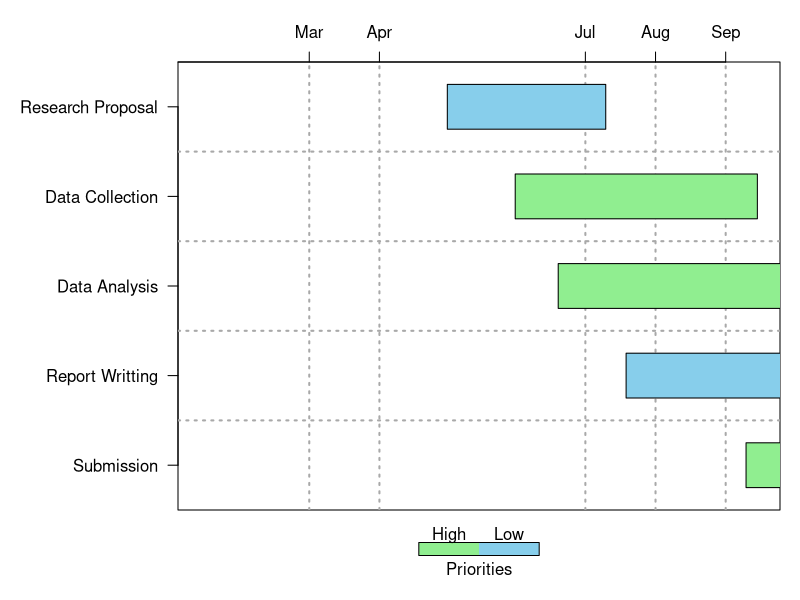
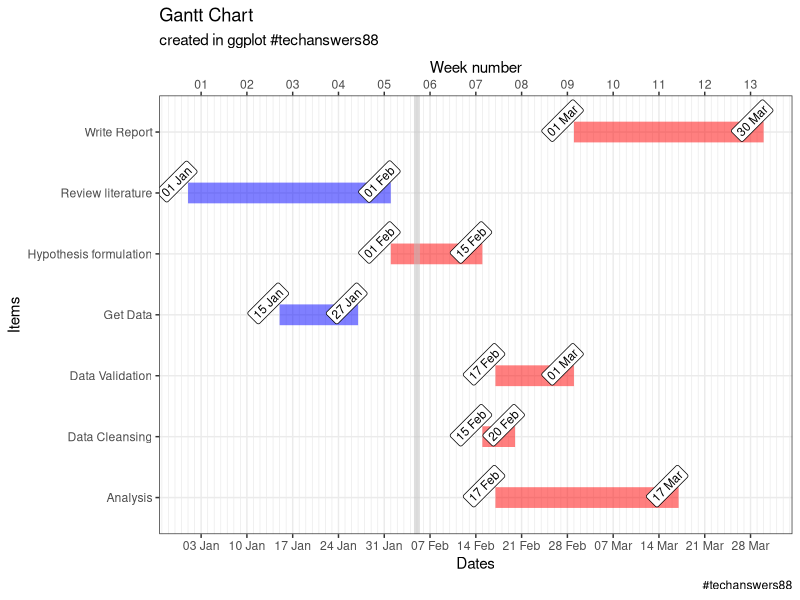
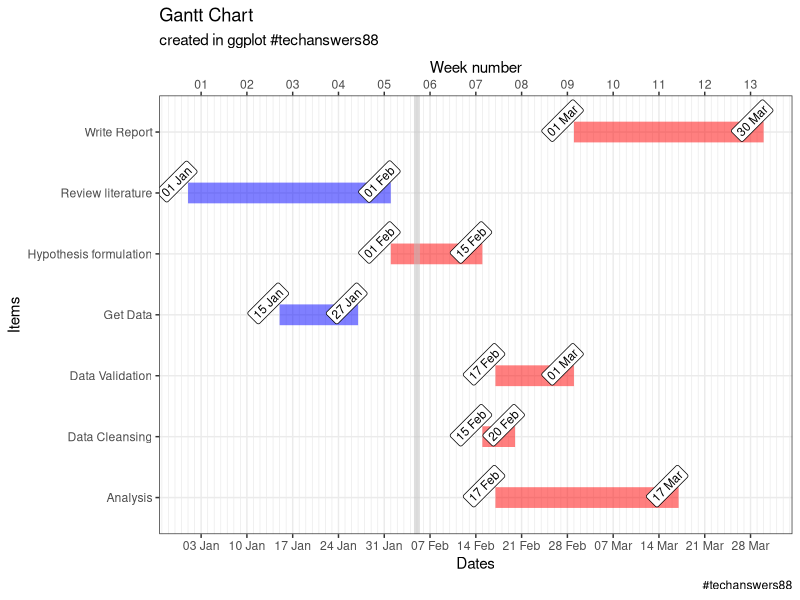
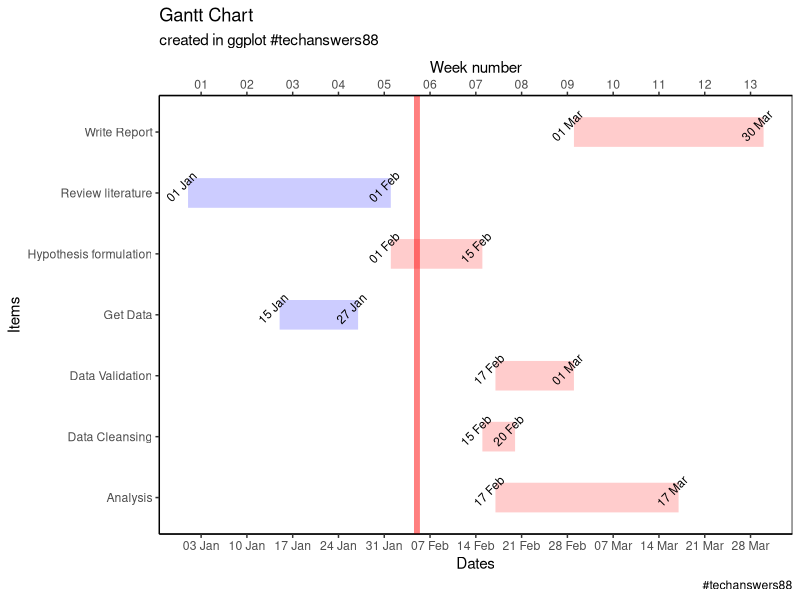
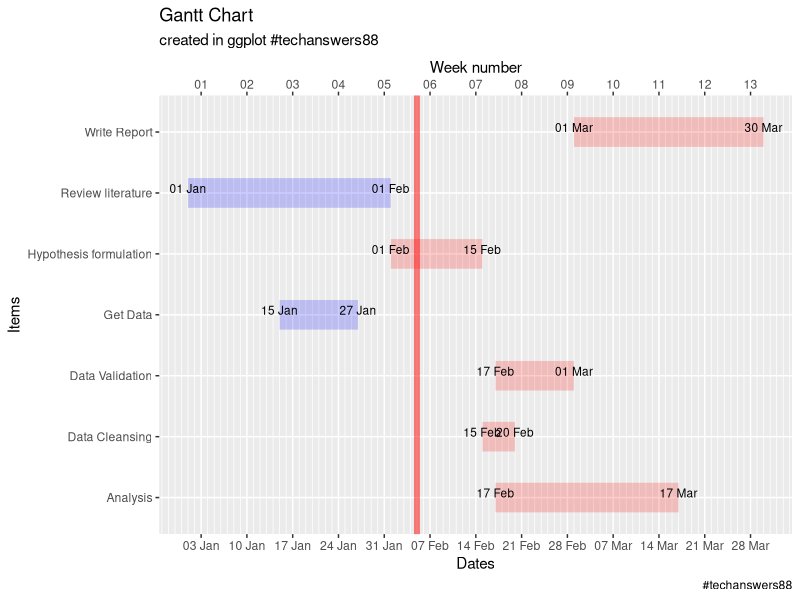
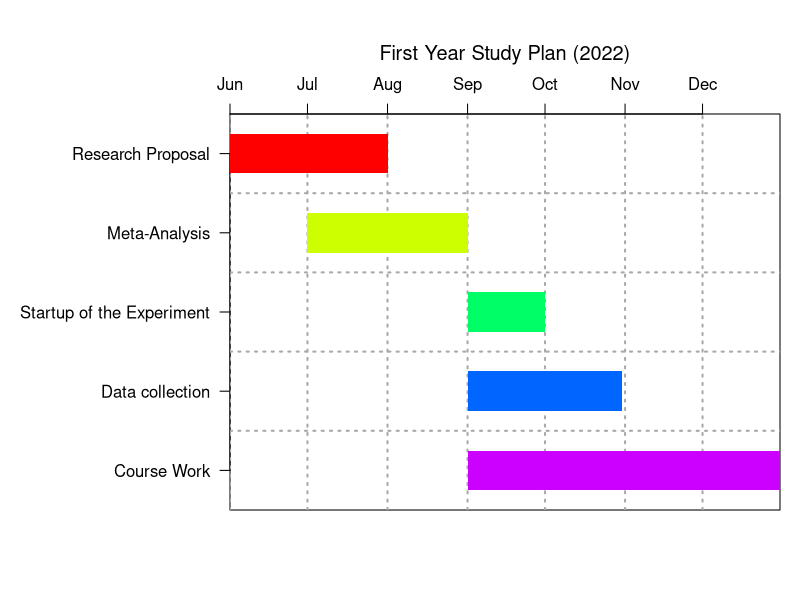
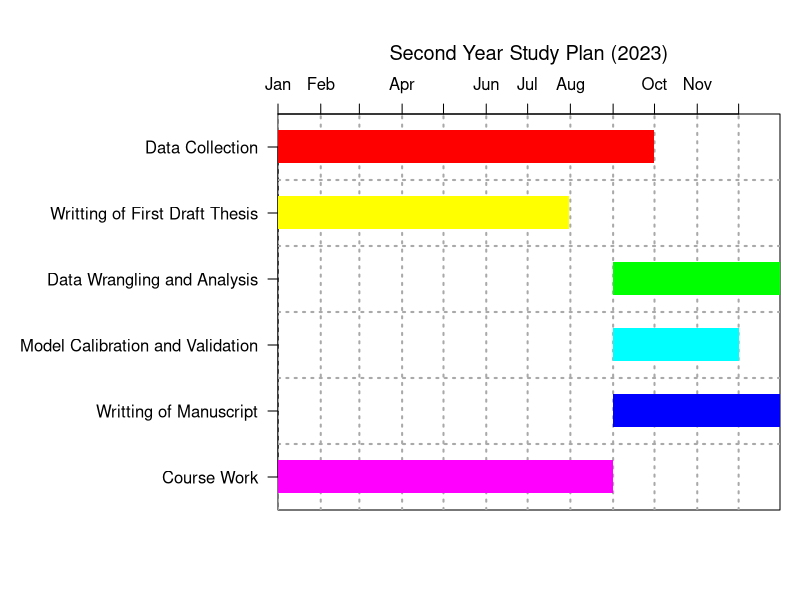
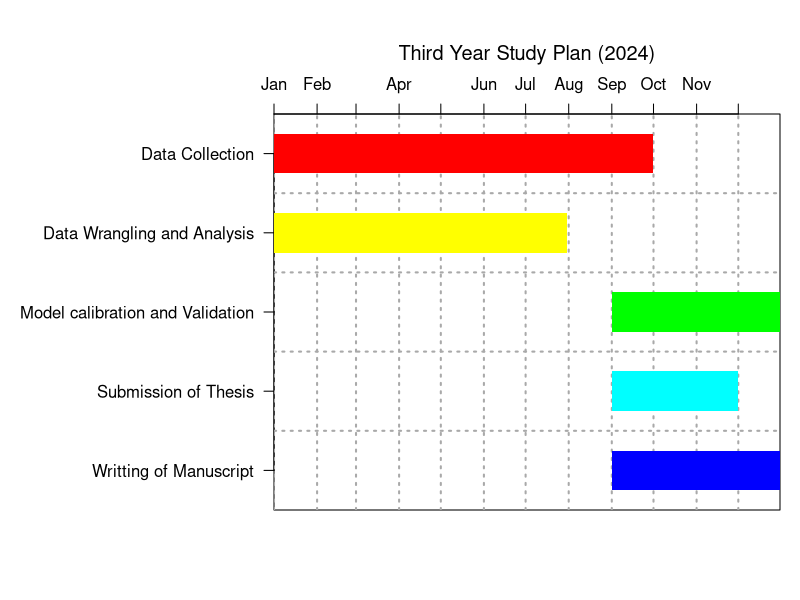

Write R code to recreate these figures, in order.
# Gant chart in R

library(plotrix)
library(lubridate)

task = list(labels=c('Research Proposal','Data Collection',
                     'Data Analysis','Report Writting','Submission'),
            starts=ymd(c('2022-05-01','2022-05-31','2022-06-19','2022-07-19','2022-09-10')),
            ends=ymd(c('2022-07-10','2022-09-15','2022-10-11','2022-12-02','2022-10-13')),
            priorities=c(2,1,1,2,1))


# Vertical grid position

vgridpos=ymd(c('2022-01-01','2022-03-01','2022-04-01','2022-07-01','2022-08-01','2022-09-01'))

# Vertical grid labels

vgridlab=c('Jan','Mar','Apr','Jul','Aug','Sep')

gantt.chart(x = task,vgridpos = vgridpos,vgridlab = vgridlab,hgrid = TRUE,priority.legend = TRUE,xlim = ymd(as.Date(c('2022-01-02','2022-09-25'))),
            taskcolors = c('lightgreen','skyblue'),border.col = 'black')



###########################################################################
###########################################################################
###                                                                     ###
###                           GANT CHART IN R                           ###
###                                                                     ###
###########################################################################
###########################################################################


# GGPLOT GANTT CHART
library(ggplot2)
library(tidyr)
library(lubridate)

df <- data.frame(Stage = c("Review literature" , "Hypothesis formulation"
                           , "Get Data"          , "Data Cleansing"
                           , "Data Validation"   , "Analysis"
                           ,"Write Report")
                 , Start = c("2022-01-01"      ,"2022-02-01"
                             ,"2022-01-15"        ,"2022-02-15"
                             ,"2022-02-17"        , "2022-02-17"
                             , "2022-03-01")

                 ,End = c("2022-02-01"         ,"2022-02-15"
                          ,"2022-01-27"        ,"2022-02-20"
                          ,"2022-03-01"        , "2022-03-17"
                          , "2022-03-30")
                 , Complete = c(TRUE, FALSE,TRUE, FALSE, FALSE, FALSE, FALSE))





df$Start <- ymd(df$Start)
df$End <- ymd(df$End)



df.melt <- df%>%
  tidyr::pivot_longer(col = c(Start,End))


today <- as.Date('2022-02-05')


# First Chart

pl <- ggplot(df.melt, aes(x = value, y = Stage, colour = Complete ))
pl <- pl + geom_line( alpha = 0.5, size = 7)
pl <- pl + geom_label(aes(label = format(value, "%d %b")), vjust = -0.5, angle = 45, size = 3, color = "black")
pl <- pl + theme_bw()
pl <- pl + geom_vline(xintercept = today, color = "grey", size = 2, alpha = 0.5)
pl <- pl + labs(title = "Gantt Chart")
pl <- pl + labs(subtitle = "created in ggplot #techanswers88")
pl <- pl + labs(caption = "#techanswers88")
pl <- pl + labs(x = "Date")
pl <- pl + labs(y = "Items")
pl <- pl + scale_color_manual(values = c("red", "blue"))
pl <- pl + theme(legend.position = "none")
pl <- pl + scale_x_date(name = "Dates"
                        ,  date_labels = "%d %b"
                        ,  date_breaks = "1 week"
                        , minor_breaks = "1 day"
                        ,  sec.axis =  dup_axis(name = "Week number",labels = scales::date_format('%W')))

pl


# Second Chart

pl <- ggplot(df.melt, aes(x = value, y = Stage, colour = Complete ))
pl <- pl + geom_line( alpha = 0.5, size = 7)
pl <- pl + geom_label(aes(label = format(value, "%d %b")), vjust = -0.5, angle = 45, size = 3, color = "black")
pl <- pl + theme_bw()
pl <- pl + geom_vline(xintercept = today, color = "grey", size = 2, alpha = 0.5)
pl <- pl + labs(title = "Gantt Chart")
pl <- pl + labs(subtitle = "created in ggplot #techanswers88")
pl <- pl + labs(caption = "#techanswers88")
pl <- pl + labs(x = "Date")
pl <- pl + labs(y = "Items")
pl <- pl + scale_color_manual(values = c("red", "blue"))
pl <- pl + theme(legend.position = "none")
pl <- pl + scale_x_date(name = "Dates"
                        ,  date_labels = "%d %b"
                        ,  date_breaks = "1 week"
                        , minor_breaks = "1 day"
                        ,  sec.axis =  dup_axis(name = "Week number",labels = scales::date_format('%W')))

pl


# Third Chart

pl <- ggplot(df.melt, aes(x = value, y = Stage, colour = Complete ))
pl <- pl + geom_line( alpha = 0.2, size = 10)
pl <- pl + geom_text(aes(label = format(value, "%d %b")), vjust = -0.5, angle = 45, size = 3, color = "black")
pl <- pl +   theme_classic()
pl <- pl + geom_vline(xintercept = today, color = "red", size = 2, alpha = 0.5)
pl <- pl + labs(title = "Gantt Chart")
pl <- pl + labs(subtitle = "created in ggplot #techanswers88")
pl <- pl + labs(caption = "#techanswers88")
pl <- pl + labs(x = "Date")
pl <- pl + labs(y = "Items")
pl <- pl + scale_color_manual(values = c("red", "blue"))
pl <- pl + theme(legend.position = "none")
pl <- pl + theme(panel.background = element_rect(color = "black"))
pl <- pl + scale_x_date(name = "Dates"
                        ,  date_labels = "%d %b"
                        ,  date_breaks = "1 week"
                        , minor_breaks = "1 day"
                        ,  sec.axis =  dup_axis(name = "Week number",labels = scales::date_format('%W')))

pl


# Fourt Chart

pl <- ggplot(df.melt, aes(x = value, y = Stage, colour = Complete ))
pl <- pl + geom_line( alpha = 0.2, size = 10)
pl <- pl + geom_text(aes(label = format(value, "%d %b")), vjust = 0, angle = 0, size = 3, color = "black")
pl <- pl +  theme_gray()
pl <- pl + geom_vline(xintercept = today, color = "red", size = 2, alpha = 0.5)
pl <- pl + labs(title = "Gantt Chart")
pl <- pl + labs(subtitle = "created in ggplot #techanswers88")
pl <- pl + labs(caption = "#techanswers88")
pl <- pl + labs(x = "Date")
pl <- pl + labs(y = "Items")
pl <- pl + scale_color_manual(values = c("red", "blue"))
pl <- pl + theme(legend.position = "none")
pl <- pl + scale_x_date(name = "Dates"
                        ,  date_labels = "%d %b"
                        ,  date_breaks = "1 week"
                        , minor_breaks = "1 day"
                        ,  sec.axis =  dup_axis(name = "Week number",labels = scales::date_format('%W')))

pl


# How to save to power-point file

library(officer)
#
# my_pres <- read_pptx()
#
# my_pres <- add_slide(my_pres, layout = "Title and Content", master = "Office Theme")
# my_pres <- ph_with(x = my_pres, value = pl1,location = ph_location_fullsize() )
# print(my_pres, target = "e:/tmp/gantt charts in ggplot.pptx")  # give your folder location and file name









# Example

# First Year Study Plan

library(plotrix)
library(tidyverse)

set.seed(123)

Ymd.format<-"%Y/%m/%d"

gantt.info<-list(labels=
                   c("Research Proposal","Meta-Analysis",'Startup of the Experiment',"Data collection",'Course Work'),
                 starts=
                   as.POSIXct(strptime(
                     c("2022/06/01","2022/07/01","2022/09/01","2022/09/01","2022/09/01"),
                     format=Ymd.format)),
                 ends=
                   as.POSIXct(strptime(
                     c("2022/08/01","2022/09/01","2022/10/01","2022/10/31","2022/12/31"),
                     format=Ymd.format)),
                 priorities=c(1,2,3,4,5))


vgridpos<-as.POSIXct(strptime(c("2022/01/01","2022/02/01","2022/03/01",
                                "2022/04/01","2022/05/01","2022/06/01","2022/07/01","2022/08/01",
                                "2022/09/01","2022/10/01","2022/11/01","2022/12/01"),format=Ymd.format))


vgridlab<-
  c("Jan","Feb","Mar","Apr","May","Jun","Jul","Aug","Sep","Oct","Nov","Dec")


gantt.chart(gantt.info,main="First Year Study Plan (2022)",
            priority.legend=FALSE,vgridpos=vgridpos,vgridlab=vgridlab,hgrid=TRUE)


# Second Year Study Plan

set.seed(123)


Ymd.format<-"%Y/%m/%d"
gantt.info<-list(labels=
                   c("Data Collection","Writting of First Draft Thesis","Data Wrangling and Analysis","Model Calibration and Validation","Writting of Manuscript","Course Work"),
                 starts=
                   as.POSIXct(strptime(
                     c("2022/01/01","2022/01/01","2022/09/01","2022/09/01","2022/09/01","2022/01/01"),
                     format=Ymd.format)),
                 ends=
                   as.POSIXct(strptime(
                     c("2022/10/01","2022/07/31","2022/12/31","2022/12/01","2022/12/31","2022/09/01"),
                     format=Ymd.format)),
                 priorities=c(1,2,3,4,5,6))


vgridpos<-as.POSIXct(strptime(c("2022/01/01","2022/02/01","2022/03/01",
                                "2022/04/01","2022/05/01","2022/06/01","2022/07/01","2022/08/01",
                                "2022/09/01","2022/10/01","2022/11/01","2022/12/01"),format=Ymd.format))


vgridlab<-
  c("Jan","Feb","Mar","Apr","May","Jun","Jul","Aug","Sep","Oct","Nov","Dec")


gantt.chart(gantt.info,main="Second Year Study Plan (2023)",
            priority.legend=FALSE,vgridpos=vgridpos,vgridlab=vgridlab,hgrid=TRUE)



# Third Year Plan

set.seed(123)

Ymd.format<-"%Y/%m/%d"
gantt.info<-list(labels=
                   c("Data Collection","Data Wrangling and Analysis","Model calibration and Validation","Submission of Thesis","Writting of Manuscript"),
                 starts=
                   as.POSIXct(strptime(
                     c("2022/01/01","2022/01/01","2022/09/01","2022/09/01","2022/09/01"),
                     format=Ymd.format)),
                 ends=
                   as.POSIXct(strptime(
                     c("2022/10/01","2022/07/31","2022/12/31","2022/12/01","2022/12/31"),
                     format=Ymd.format)),
                 priorities=c(1,2,3,4,5,6))


vgridpos<-as.POSIXct(strptime(c("2022/01/01","2022/02/01","2022/03/01",
                                "2022/04/01","2022/05/01","2022/06/01","2022/07/01","2022/08/01",
                                "2022/09/01","2022/10/01","2022/11/01","2022/12/01"),format=Ymd.format))


vgridlab<-
  c("Jan","Feb","Mar","Apr","May","Jun","Jul","Aug","Sep","Oct","Nov","Dec")


gantt.chart(gantt.info,main="Third Year Study Plan (2024)",
            priority.legend=FALSE,vgridpos=vgridpos,vgridlab=vgridlab,hgrid=TRUE)



# Fourth Year
set.seed(123)

Ymd.format<-"%Y/%m/%d"
gantt.info<-list(labels=
                   c("Preparation for Defence","Submission of Thesis","Submission of Manuscript","PhD Defence"),
                 starts=
                   as.POSIXct(strptime(
                     c("2022/01/01","2022/01/01","2022/09/01","2022/09/01"),
                     format=Ymd.format)),
                 ends=
                   as.POSIXct(strptime(
                     c("2022/10/01","2022/07/31","2022/12/31","2022/12/01"),
                     format=Ymd.format)),
                 priorities=c(1,2,3,4,5,6))


vgridpos<-as.POSIXct(strptime(c("2022/01/01","2022/02/01","2022/03/01",
                                "2022/04/01","2022/05/01","2022/06/01","2022/07/01","2022/08/01",
                                "2022/09/01","2022/10/01","2022/11/01","2022/12/01"),format=Ymd.format))


vgridlab<-
  c("Jan","Feb","Mar","Apr","May","Jun","Jul","Aug","Sep","Oct","Nov","Dec")


gantt.chart(gantt.info,main="Fourth Year Study Plan (2025)",
            priority.legend=FALSE,vgridpos=vgridpos,vgridlab=vgridlab,hgrid=TRUE)



# Stop Here and modify the code







# add a little extra space on the right side
gantt.chart(gantt.info,main="Calendar date Gantt chart (2004)",
            priority.legend=TRUE,vgridpos=vgridpos,vgridlab=vgridlab,hgrid=TRUE,
            xlim=as.POSIXct(strptime(c("2004/01/01","2004/12/20"),
                                     format=Ymd.format)))
# if both vgidpos and vgridlab are specified,
# starts and ends don't have to be dates
info2<-list(labels=c("Jim","Joe","Jim","John","John","Jake","Joe","Jed","Jake"),
            starts=c(8.1,8.7,13.0,9.1,11.6,9.0,13.6,9.3,14.2),
            ends=c(12.5,12.7,16.5,10.3,15.6,11.7,18.1,18.2,19.0))
gantt.chart(info2,vgridlab=8:19,vgridpos=8:19,
            main="All bars the same color",taskcolors="lightgray")
gantt.chart(info2,vgridlab=8:19,vgridpos=8:19,
            main="A color for each label",taskcolors=c(2,3,7,4,8))
gantt.chart(info2,vgridlab=8:19,vgridpos=8:19,
            main="A color for each interval - with borders",
            taskcolors=c(2,3,7,4,8,5,3,6,"purple"),border.col="black")


# Edit this script


Ymd.format<-"%Y/%m/%d"
gantt.info<-list(labels=
                   c("First task","Second task","Third task","Fourth task","Fifth task"),
                 starts=
                   as.POSIXct(strptime(
                     c("2004/01/01","2004/02/02","2004/03/03","2004/05/05","2004/09/09"),
                     format=Ymd.format)),
                 ends=
                   as.POSIXct(strptime(
                     c("2004/03/03","2004/05/05","2004/05/05","2004/08/08","2004/12/12"),
                     format=Ymd.format)),
                 priorities=c(1,2,3,4,5))
vgridpos<-as.POSIXct(strptime(c("2004/01/01","2004/02/01","2004/03/01",
                                "2004/04/01","2004/05/01","2004/06/01","2004/07/01","2004/08/01",
                                "2004/09/01","2004/10/01","2004/11/01","2004/12/01"),format=Ymd.format))
vgridlab<-
  c("Jan","Feb","Mar","Apr","May","Jun","Jul","Aug","Sep","Oct","Nov","Dec")
gantt.chart(gantt.info,main="Calendar date Gantt chart (2004)",
            priority.legend=TRUE,vgridpos=vgridpos,vgridlab=vgridlab,hgrid=TRUE)
